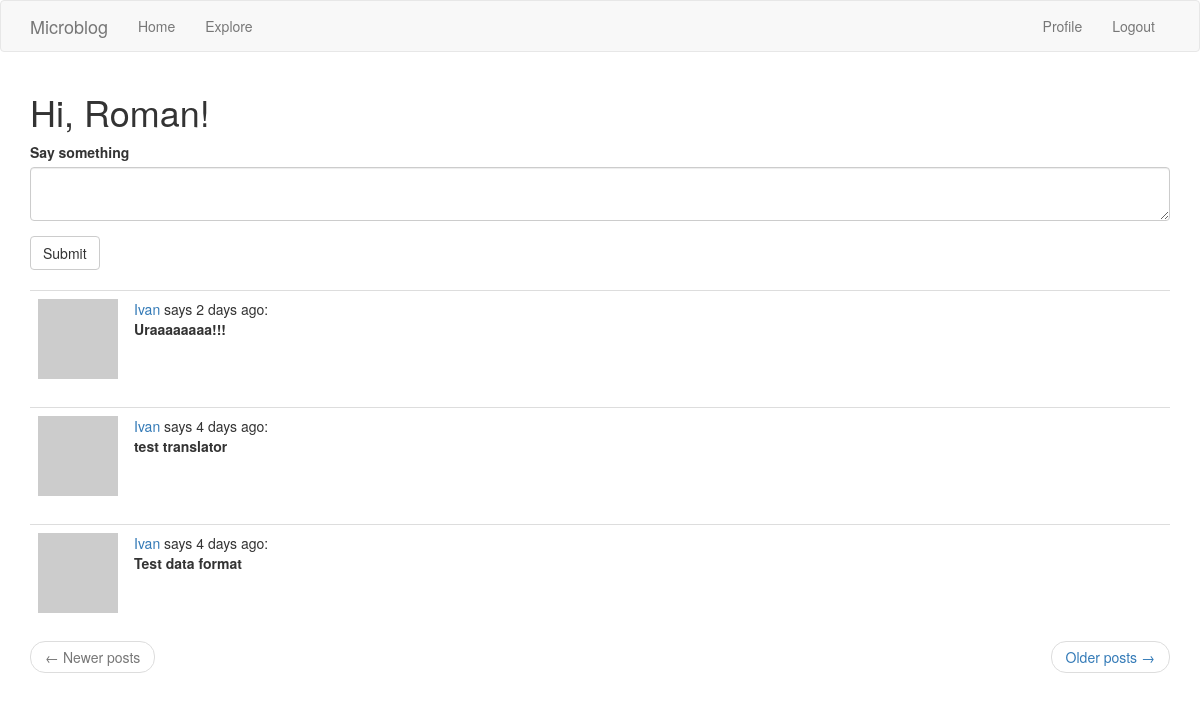
The page / (signed in) on the database its author committed.
### blog/models.py (models this page shows, shortened)
class User(UserMixin, db.Model):
    __tablename__ = 'users'
    id = db.Column(db.Integer, primary_key=True)
    username = db.Column(db.String(64), index=True, unique=True)
    email = db.Column(db.String(128), index=True, unique=True)
    password_hash = db.Column(db.String(128))
    posts = db.relationship('Post', backref='author', lazy='dynamic')
    about_me = db.Column(db.String(160))
    last_seen = db.Column(db.DateTime, default=datetime.utcnow)
    followed = db.relationship('User',
                               secondary=followed_followers,
                               primaryjoin=(followed_followers.c.follower_id == id),
                               secondaryjoin=(followed_followers.c.followed_id == id),
                               backref=db.backref('followers', lazy='dynamic'),
                               lazy='dynamic')
    def get_avatar(self, size):
        avatar = md5(self.email.lower().encode('utf-8')).hexdigest()
        return f'https://www.gravatar.com/avatar/{avatar}?d=identicon&s={size}'
    def get_followed_posts(self):
        followed = Post.query.\
            join(followed_followers, (followed_followers.c.followed_id == Post.user_id)).\
            filter(followed_followers.c.follower_id == self.id)
        own = Post.query.filter_by(user_id=self.id)
        return followed.union(own).order_by(Post.timestamp.desc())

class Post(db.Model):
    __tablename__ = 'posts'
    id = db.Column(db.Integer, primary_key=True)
    body = db.Column(db.String(140))
    timestamp = db.Column(db.DateTime, index=True, default=datetime.utcnow)
    user_id = db.Column(db.Integer, db.ForeignKey('users.id'))

### blog/routes.py (the view)
@app.route('/', methods=['GET', 'POST'])
@login_required
def index():
    form = PostForm()
    if form.validate_on_submit():
        post = Post(body=form.post.data, author=current_user)
        db.session.add(post)
        db.session.commit()
        flash(_('Your post is live now!'), 'info')
        return redirect(url_for('index'))
    page = request.args.get('page', 1, type=int)
    posts = current_user.get_followed_posts().paginate(page, app.config['POST_PER_PAGE'], False)
    next_url = url_for('index', page=posts.next_num) if posts.has_next else None
    prev_url = url_for('index', page=posts.prev_num) if posts.has_prev else None
    app.logger.info('message')
    return render_template('index.html', posts=posts.items, form=form, next_url=next_url, prev_url=prev_url)

### blog/forms.py
class PostForm(FlaskForm):
    post = TextAreaField('Say something', validators=[DataRequired(), Length(min=0, max=140)])
    submit = SubmitField('Submit')

### blog/models.py (called while the page is built)
@login.user_loader
def load_user(user_id):
    return User.query.get(int(user_id))

### blog/routes.py (called while the page is built)
@app.before_request
def before_request():
    if current_user.is_authenticated:
        current_user.last_seen = datetime.utcnow()
        db.session.commit()

### blog/templates/index.html
{% extends "base.html" %}
{% import 'bootstrap/wtf.html' as wtf %}
{% block app_content %}
    <h1>Hi, {{ current_user.username }}!</h1>
    <div class="row">
        <div class="col-md-12">
            {% if form %}
            {{ wtf.quick_form(form) }}
            <br>
            {% endif %}
        </div>
    </div>
    {% for post in posts %}
        {% include '_post.html' %}
    {% endfor %}
    {% include '_pagination.html' %}
{% endblock %}

### blog/templates/_post.html
 <table class="table table-hover">
        <tr>
            <td width="70px">
                <a href="{{ url_for('user', username=post.author.username) }}">
                    <img src="{{ post.author.get_avatar(80) }}" />
                </a>
            </td>
            <td>
                <a href="{{ url_for('user', username=post.author.username) }}">
                    {{ post.author.username }}
                </a>
                says {{ moment(post.timestamp).fromNow() }}:
                <br>
                <b>{{ post.body }}</b>
                <br>
            </td>
        </tr>
    </table>

### rows shown on the page
User: username "Roman"
Post: author.username "Ivan", timestamp "2 days ago", body "Uraaaaaaaa!!!"
Post: author.username "Ivan", timestamp "4 days ago", body "test translator"
Post: author.username "Ivan", timestamp "4 days ago", body "Test data format"
